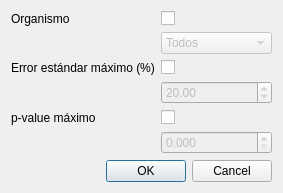
<?xml version="1.0" encoding="UTF-8"?>
<ui version="4.0">
 <class>SelectorFiltros</class>
 <widget class="QDialog" name="SelectorFiltros">
  <property name="geometry">
   <rect>
    <x>0</x>
    <y>0</y>
    <width>248</width>
    <height>176</height>
   </rect>
  </property>
  <property name="windowTitle">
   <string>Selector de filtros</string>
  </property>
  <layout class="QGridLayout" name="gridLayout">
   <item row="0" column="0">
    <widget class="QLabel" name="label_organismo">
     <property name="text">
      <string>Organismo</string>
     </property>
    </widget>
   </item>
   <item row="0" column="1">
    <widget class="QCheckBox" name="check_organismo">
     <property name="text">
      <string/>
     </property>
    </widget>
   </item>
   <item row="1" column="1">
    <widget class="QComboBox" name="combox_organismo">
     <property name="enabled">
      <bool>false</bool>
     </property>
     <item>
      <property name="text">
       <string>Todos</string>
      </property>
     </item>
     <item>
      <property name="text">
       <string>Homo Sapiens</string>
      </property>
     </item>
    </widget>
   </item>
   <item row="2" column="0">
    <widget class="QLabel" name="label_error">
     <property name="text">
      <string>Error estándar máximo (%)</string>
     </property>
    </widget>
   </item>
   <item row="2" column="1">
    <widget class="QCheckBox" name="check_error">
     <property name="text">
      <string/>
     </property>
    </widget>
   </item>
   <item row="3" column="1">
    <widget class="QDoubleSpinBox" name="dsbox_error">
     <property name="enabled">
      <bool>false</bool>
     </property>
     <property name="maximum">
      <double>1000.000000000000000</double>
     </property>
     <property name="value">
      <double>20.000000000000000</double>
     </property>
    </widget>
   </item>
   <item row="4" column="0">
    <widget class="QLabel" name="label_p">
     <property name="text">
      <string>p-value máximo</string>
     </property>
    </widget>
   </item>
   <item row="4" column="1">
    <widget class="QCheckBox" name="check_p">
     <property name="text">
      <string/>
     </property>
    </widget>
   </item>
   <item row="5" column="1">
    <widget class="QDoubleSpinBox" name="dsbox_p">
     <property name="enabled">
      <bool>false</bool>
     </property>
     <property name="decimals">
      <number>3</number>
     </property>
     <property name="maximum">
      <double>1.000000000000000</double>
     </property>
     <property name="singleStep">
      <double>0.100000000000000</double>
     </property>
    </widget>
   </item>
   <item row="6" column="0" colspan="2">
    <widget class="QDialogButtonBox" name="buttonBox">
     <property name="standardButtons">
      <set>QDialogButtonBox::Cancel|QDialogButtonBox::Ok</set>
     </property>
    </widget>
   </item>
  </layout>
 </widget>
 <resources/>
 <connections>
  <connection>
   <sender>check_organismo</sender>
   <signal>toggled(bool)</signal>
   <receiver>combox_organismo</receiver>
   <slot>update()</slot>
   <hints>
    <hint type="sourcelabel">
     <x>192</x>
     <y>15</y>
    </hint>
    <hint type="destinationlabel">
     <x>192</x>
     <y>37</y>
    </hint>
   </hints>
  </connection>
  <connection>
   <sender>check_error</sender>
   <signal>toggled(bool)</signal>
   <receiver>dsbox_error</receiver>
   <slot>update()</slot>
   <hints>
    <hint type="sourcelabel">
     <x>192</x>
     <y>60</y>
    </hint>
    <hint type="destinationlabel">
     <x>192</x>
     <y>82</y>
    </hint>
   </hints>
  </connection>
  <connection>
   <sender>check_p</sender>
   <signal>toggled(bool)</signal>
   <receiver>dsbox_p</receiver>
   <slot>update()</slot>
   <hints>
    <hint type="sourcelabel">
     <x>192</x>
     <y>105</y>
    </hint>
    <hint type="destinationlabel">
     <x>192</x>
     <y>127</y>
    </hint>
   </hints>
  </connection>
 </connections>
</ui>
